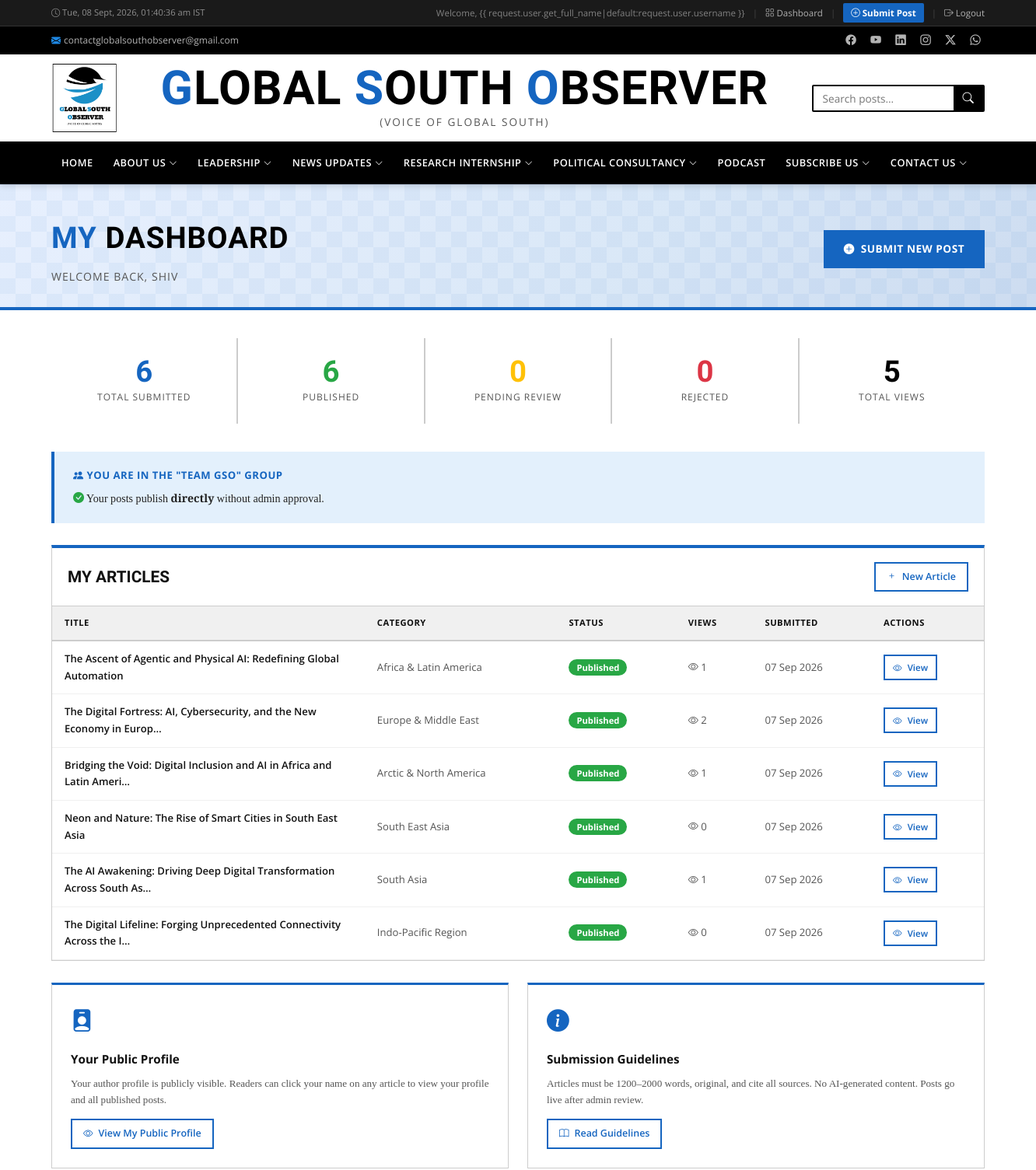
Page /author/dashboard/ (signed in, upper part) on the earlier database version.
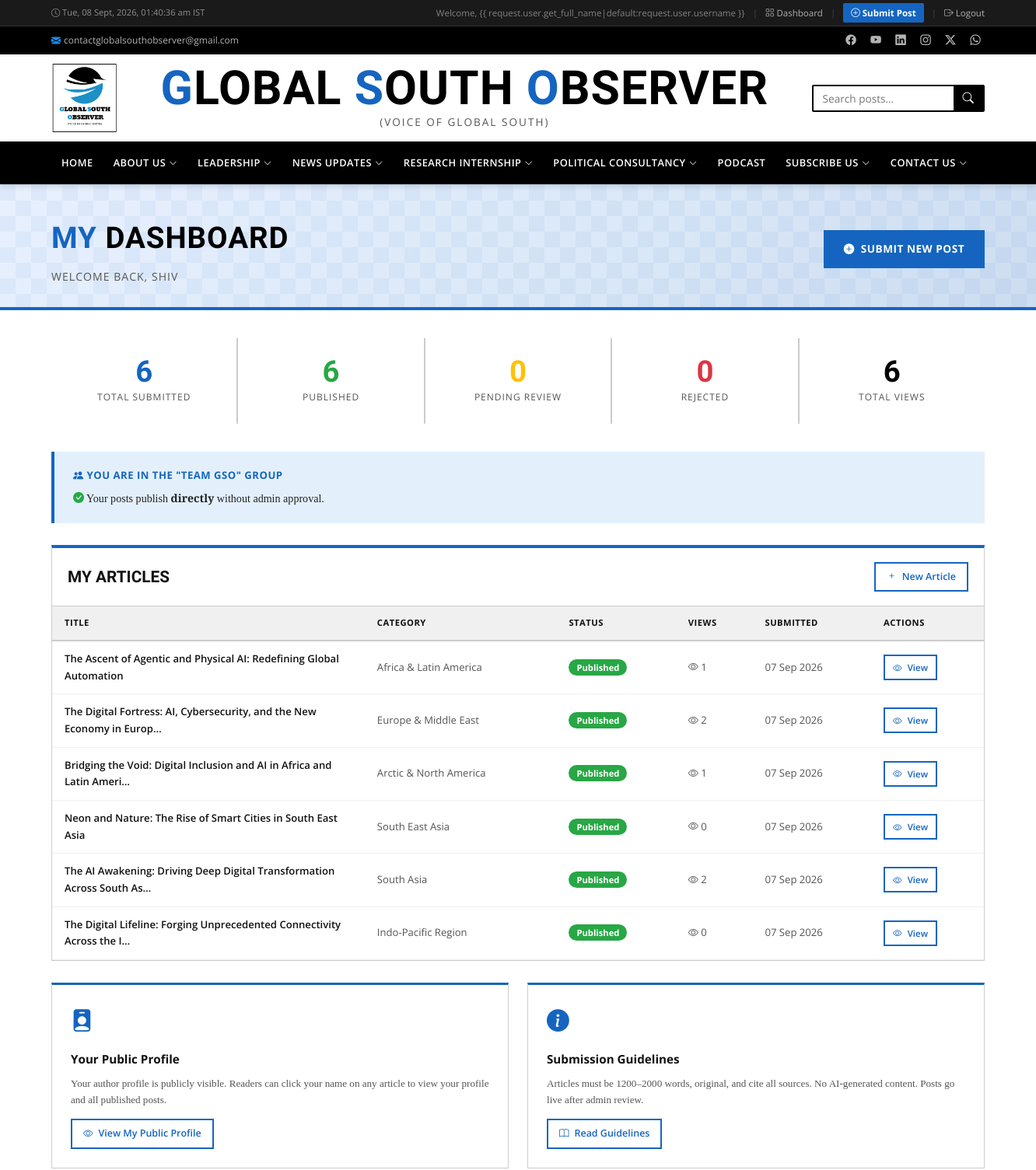
Same page on the later database version.
### observer/models.py (models this page shows, shortened)
class Post(models.Model):
    CATEGORY_CHOICES = [
        ('global-south',        'Global South'),
        ('indo-pacific',        'Indo-Pacific Region'),
        ('south-asia',          'South Asia'),
        ('south-east-asia',     'South East Asia'),
        ('africa-latin-america','Africa & Latin America'),
        ('europe-middle-east',  'Europe & Middle East'),
        ('arctic-north-america','Arctic & North America'),
    ]
    STATUS_CHOICES = [
        ('pending',   'Pending Review'),
        ('published', 'Published'),
        ('rejected',  'Rejected'),
    ]
    title            = models.CharField(max_length=300)
    slug             = models.SlugField(max_length=320, unique=True, blank=True)
    author           = models.ForeignKey(Author, on_delete=models.CASCADE, related_name='posts')
    category         = models.CharField(max_length=50, choices=CATEGORY_CHOICES)
    image            = models.ImageField(upload_to='posts/%Y/%m/')
    keywords         = models.CharField(max_length=500, help_text='Comma-separated keywords')
    content          = models.TextField()
    status           = models.CharField(max_length=20, choices=STATUS_CHOICES, default='pending')
    views            = models.PositiveIntegerField(default=0)
    rejection_reason = models.TextField(blank=True)
    created_at       = models.DateTimeField(auto_now_add=True)
    updated_at       = models.DateTimeField(auto_now=True)
    published_at     = models.DateTimeField(null=True, blank=True)
    class Meta:
        ordering = ['-created_at']
        verbose_name = 'Post'
        verbose_name_plural = 'Posts'
    def get_absolute_url(self):
        from django.urls import reverse
        return reverse('post_detail', kwargs={'slug': self.slug})

### observer/views.py (the view)
# urls.py: path('author/dashboard/',         views.author_dashboard_view,   name='author_dashboard'),
@login_required(login_url='/author/login/')
def author_dashboard_view(request):
    if not hasattr(request.user, 'author_profile'):
        return redirect('author_register')
    author = request.user.author_profile
    posts  = author.posts.all().order_by('-created_at')
    ctx = {
        'author':          author,
        'posts':           posts,
        'total_posts':     posts.count(),
        'published_posts': posts.filter(status='published').count(),
        'pending_posts':   posts.filter(status='pending').count(),
        'rejected_posts':  posts.filter(status='rejected').count(),
        'total_views':     author.total_views,
    }
    return render(request, 'author/dashboard.html', ctx)

### observer/models.py (called while the page is built)
    def __str__(self):
        return self.user.get_full_name() or self.user.username

    @property
    def can_publish_directly(self):
        return bool(self.group and self.group.can_publish_directly)

    @property
    def total_views(self):
        return self.posts.filter(status='published').aggregate(
            total=Sum('views'))['total'] or 0

### templates/author/dashboard.html (shortened to what the changed rows need)
{% extends 'base.html' %}
{% load static %}
{% block content %}
<div class="page-hero" style="padding:36px 0 28px;">
  <div class="container">
    <div style="display:flex;align-items:center;justify-content:space-between;flex-wrap:wrap;gap:14px;">
      <div>
        <h1 class="page-hero-title" style="font-size:clamp(1.6rem,4vw,2.4rem);">
          <span>My</span> Dashboard
        </h1>
      </div>
    </div>
  </div>
</div>
<section class="section" style="padding-top:36px;">
  <div class="container">
    <div class="stats-row" style="margin:0 0 36px;">
      <div class="stat-item">
        <div class="stat-num" style="color:var(--black);">{{ total_views }}</div>
        <div class="stat-label">Total Views</div>
      </div>
    </div>
    <div style="background:var(--white);border:1px solid var(--border);border-top:4px solid var(--blue);">
      <div style="padding:18px 20px;border-bottom:1px solid var(--border);display:flex;align-items:center;justify-content:space-between;flex-wrap:wrap;gap:10px;">
        <h2 style="font-family:var(--font-title);font-size:1.3rem;font-weight:800;text-transform:uppercase;">My Articles</h2>
      </div>
      {% if posts %}
      <div style="overflow-x:auto;">
        <table style="width:100%;border-collapse:collapse;font-family:var(--font-ui);font-size:.82rem;">
          <thead>
            <tr style="background:var(--light-gray);text-align:left;">
              <th style="padding:12px 16px;font-weight:700;text-transform:uppercase;font-size:.7rem;letter-spacing:.5px;border-bottom:2px solid var(--border);">Title</th>
              <th style="padding:12px 16px;font-weight:700;text-transform:uppercase;font-size:.7rem;letter-spacing:.5px;border-bottom:2px solid var(--border);">Category</th>
              <th style="padding:12px 16px;font-weight:700;text-transform:uppercase;font-size:.7rem;letter-spacing:.5px;border-bottom:2px solid var(--border);">Status</th>
              <th style="padding:12px 16px;font-weight:700;text-transform:uppercase;font-size:.7rem;letter-spacing:.5px;border-bottom:2px solid var(--border);">Views</th>
              <th style="padding:12px 16px;font-weight:700;text-transform:uppercase;font-size:.7rem;letter-spacing:.5px;border-bottom:2px solid var(--border);">Submitted</th>
              <th style="padding:12px 16px;font-weight:700;text-transform:uppercase;font-size:.7rem;letter-spacing:.5px;border-bottom:2px solid var(--border);">Actions</th>
            </tr>
          </thead>
          <tbody>
            {% for post in posts %}
            <tr style="border-bottom:1px solid var(--light-gray);">
              <td style="padding:12px 16px;max-width:280px;">
                {% if post.status == 'published' %}
                <a href="{{ post.get_absolute_url }}" style="font-weight:600;color:var(--near-black);">
                  {{ post.title|truncatechars:70 }}
                </a>
                {% else %}
                <span style="color:var(--near-black);font-weight:600;">{{ post.title|truncatechars:70 }}</span>
                {% endif %}
              </td>
              <td style="padding:12px 16px;white-space:nowrap;color:var(--mid-gray);">{{ post.get_category_display }}</td>
              <td style="padding:12px 16px;white-space:nowrap;">
                {% if post.status == 'published' %}
                <span style="background:#28a745;color:#fff;padding:3px 10px;border-radius:12px;font-size:.7rem;font-weight:700;">Published</span>
                {% elif post.status == 'pending' %}
                <span style="background:#ffc107;color:#000;padding:3px 10px;border-radius:12px;font-size:.7rem;font-weight:700;">Pending</span>
                {% else %}
                <span style="background:#dc3545;color:#fff;padding:3px 10px;border-radius:12px;font-size:.7rem;font-weight:700;">Rejected</span>
                {% endif %}
              </td>
              <td style="padding:12px 16px;color:var(--mid-gray);">
                <i class="bi bi-eye"></i> {{ post.views }}
              </td>
              <td style="padding:12px 16px;white-space:nowrap;color:var(--mid-gray);">{{ post.created_at|date:"d M Y" }}</td>
              <td style="padding:12px 16px;white-space:nowrap;">
                {% if post.status == 'published' %}
                <a href="{{ post.get_absolute_url }}" class="btn-outline-blue" style="font-size:.72rem;padding:5px 10px;">
                  <i class="bi bi-eye"></i> View
                </a>
                {% elif post.status != 'published' %}
                <a href="{% url 'author_edit_post' post.pk %}" class="btn-outline-blue" style="font-size:.72rem;padding:5px 10px;">
                  <i class="bi bi-pencil"></i> Edit
                </a>
                {% endif %}
              </td>
            </tr>
            {% endfor %}
          </tbody>
        </table>
      </div>
      {% endif %}
    </div>
  </div>
</section>
{% endblock %}

Differences in the rows shown:
changed Post "South Asia": views "1" → "2"
Other differences:
{{ total_views }}: "5" → "6"
